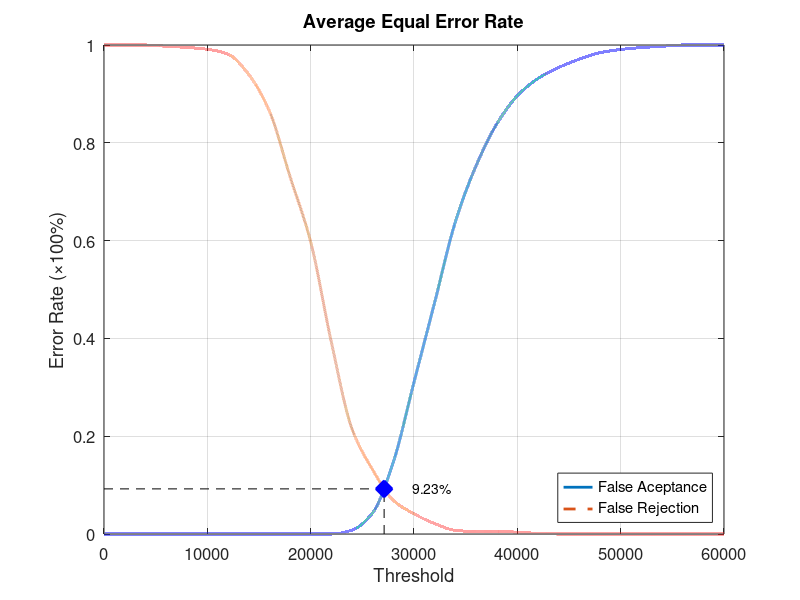
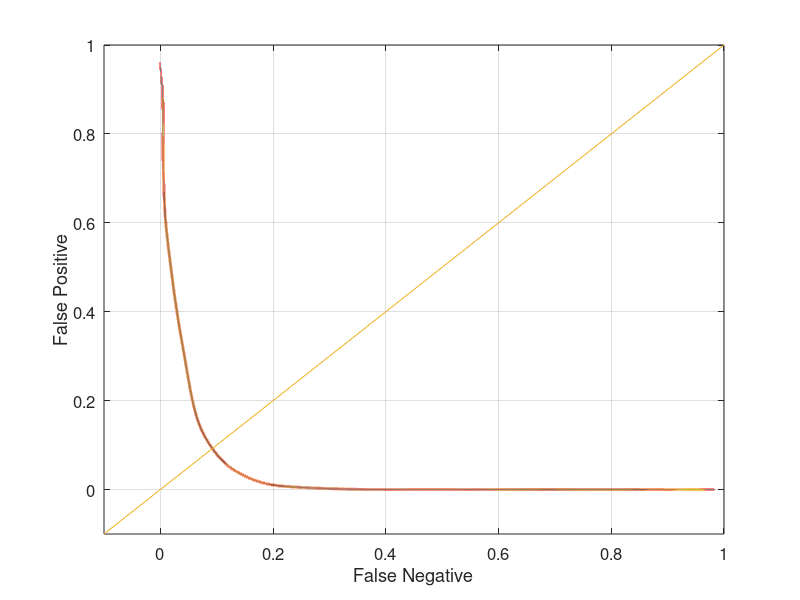

MATLAB code to generate these figures, in order:
function yEER = Experiment4Average
close all;
clear;
clc;
x = 0:2000:60000;
xq = 0:0.5:60000;

y0 = [0 0 0 0 0 0 0 0 0 0 0 0 0.00789474 0.0434211 0.147368 0.310526 0.473684 0.638158 0.752632 0.838158 0.896053 0.931579 0.953947 0.971053 0.984211 0.99079 0.994737 0.997368 1 1 1];
yy0 = interp1(x, y0, xq, 'pchip');
y1 = [1 1 1 0.9975 0.995 0.99125 0.98125 0.94 0.865 0.73125 0.5975 0.3925 0.215 0.13125 0.06875 0.04125 0.02125 0.0075 0.005 0.005 0.00375 0.00125 0 0 0 0 0 0 0 0 0];
yy1 = interp1(x, y1, xq, 'pchip');

% Calculating EER: 
y2 = abs(y0 - y1);
find(y2 == min(y2))
yy2 = abs(yy0 - yy1);
xEER = find(yy2 == min(yy2));
xEERIndex = xq(xEER) % X-axis EER
yEER = yy0(xEER) % Y-axis EER

main = figure
plot(xq, yy0,'-','LineWidth', 2);	hold on
plot(xq, yy1,'--','LineWidth', 2);	hold on
plot([xEERIndex xEERIndex], [0 yEER], 'k--');	hold on
plot([0 xEERIndex], [yEER yEER], 'k--');	hold on
plot(xEERIndex, yEER, 'bx', 'LineWidth', 10);	hold on
text(xEERIndex + 10 * xEERIndex / 100, yEER, [num2str(round((10000 * yEER)) / 100) '%'])
legend('False Aceptance', 'False Rejection', 'Location', 'SouthEast')
xlabel('Threshold')
ylabel('Error Rate (\times100%)')
title('Average Equal Error Rate')
set(gca, 'FontSize', 12)
axis([0 60000 0 1])
grid on

print(main, 'Experiment4AverageMain', '-dpng');
FNRxFPR = figure('Color', [1 1 1]);
plot(yy1, yy0, '-', yy1, yy0, 'LineWidth', 2);
hold on
y = -0.1:0.1:1
plot(y, y); 
set(gca, 'FontSize', 12)
xlabel('False Negative')
ylabel('False Positive')
axis([-0.1 1 -0.1 1])
set(gca, 'FontSize', 12)
grid on

print(FNRxFPR, 'Experiment4AverageFNRxFPR','-dpng');
end
